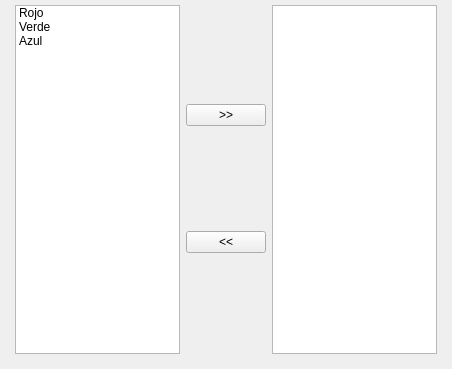
<?xml version="1.0" encoding="UTF-8"?>
<ui version="4.0">
 <class>MainWindow</class>
 <widget class="QMainWindow" name="MainWindow">
  <property name="geometry">
   <rect>
    <x>0</x>
    <y>0</y>
    <width>452</width>
    <height>369</height>
   </rect>
  </property>
  <property name="windowTitle">
   <string>MainWindow</string>
  </property>
  <widget class="QWidget" name="centralwidget">
   <layout class="QHBoxLayout" name="horizontalLayout">
    <property name="leftMargin">
     <number>15</number>
    </property>
    <property name="topMargin">
     <number>5</number>
    </property>
    <property name="rightMargin">
     <number>15</number>
    </property>
    <property name="bottomMargin">
     <number>15</number>
    </property>
    <item>
     <widget class="QListWidget" name="listaIzquierda">
      <item>
       <property name="text">
        <string>Rojo</string>
       </property>
      </item>
      <item>
       <property name="text">
        <string>Verde</string>
       </property>
      </item>
      <item>
       <property name="text">
        <string>Azul</string>
       </property>
      </item>
     </widget>
    </item>
    <item>
     <layout class="QVBoxLayout" name="verticalLayout">
      <item>
       <widget class="QPushButton" name="btnMoverDer">
        <property name="text">
         <string>&gt;&gt;</string>
        </property>
       </widget>
      </item>
      <item>
       <widget class="QPushButton" name="btnMoverIzq">
        <property name="text">
         <string>&lt;&lt;</string>
        </property>
       </widget>
      </item>
     </layout>
    </item>
    <item>
     <widget class="QListWidget" name="listaDerecha"/>
    </item>
   </layout>
  </widget>
 </widget>
 <resources/>
 <connections/>
</ui>
